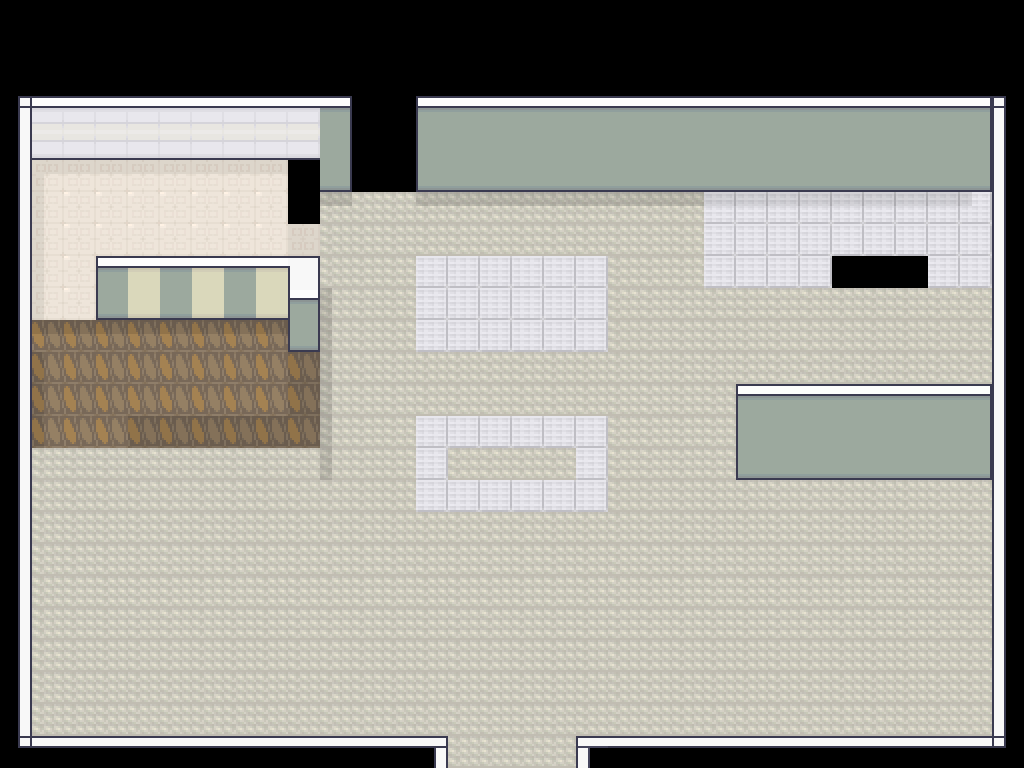

Rendered tile map (Tiled .tmx) drawn with the repository's tilesets; below, a short description and the full map source, tile grids included:
An orthogonal 32x24 tile map with 32x32 px tiles, 1 tile layer (Tile Layer 1), 5 tilesets.

<map version="1.8" tiledversion="1.8.4" orientation="orthogonal" renderorder="right-down" width="32" height="24" tilewidth="32" tileheight="32" infinite="0" nextlayerid="2" nextobjectid="1">
 <tileset firstgid="1" name="1_Generic_32x32" tilewidth="32" tileheight="32" tilecount="1248" columns="16">
  <image source="1_Generic_32x32.png" width="512" height="2496" />
 </tileset>
 <tileset firstgid="1249" name="16_Grocery_store_32x32" tilewidth="32" tileheight="32" tilecount="1248" columns="16">
  <image source="16_Grocery_store_32x32.png" width="512" height="2496" />
 </tileset>
 <tileset firstgid="2497" name="17_Visibile_Upstairs_System_32x32" tilewidth="32" tileheight="32" tilecount="432" columns="16">
  <image source="17_Visibile_Upstairs_System_32x32.png" width="512" height="864" />
 </tileset>
 <tileset firstgid="2929" name="24_Ice_Cream_Shop_32x32" tilewidth="32" tileheight="32" tilecount="272" columns="16">
  <image source="24_Ice_Cream_Shop_32x32.png" width="512" height="544" />
 </tileset>
 <tileset firstgid="3201" name="Tileset_32x32_18" tilewidth="32" tileheight="32" tilecount="192" columns="12">
  <image source="Tileset_32x32_18.png" width="384" height="512" />
 </tileset>
 <layer id="1" name="Tile Layer 1" width="32" height="24">
  <data encoding="csv">
0,0,0,0,0,0,0,0,0,0,0,0,0,0,0,0,0,0,0,0,0,0,0,0,0,0,0,0,0,0,0,0,
0,0,0,0,0,0,0,0,0,0,0,0,0,0,0,0,0,0,0,0,0,0,0,0,0,0,0,0,0,0,0,0,
0,0,0,0,0,0,0,0,0,0,0,0,0,0,0,0,0,0,0,0,0,0,0,0,0,0,0,0,0,0,0,0,
3213,3252,3252,3252,3252,3252,3252,3252,3252,3252,3208,0,0,3232,3214,3214,3214,3214,3214,3214,3214,3214,3214,3214,3214,3214,3214,3214,3214,3214,3208,3215,
3225,3264,3264,3264,3264,3264,3264,3264,3264,3264,3300,0,0,3312,3324,3324,3324,3324,3324,3324,3324,3324,3324,3324,3324,3324,3324,3324,3324,3324,3300,3227,
3225,3345,3346,3346,3346,3346,3346,3346,3346,0,3220,0,0,3244,3226,3226,3226,3226,3226,3226,3226,3226,3226,3226,3226,3226,3226,3226,3226,3226,3243,3227,
3225,3357,3358,3358,3358,3358,3358,3358,3358,0,3250,3262,3262,3250,3250,3250,3250,3250,3250,3250,3250,3250,3298,3298,3298,3298,3298,3298,3298,3298,3299,3227,
3225,3357,3358,3358,3358,3358,3358,3358,3358,3359,3262,3262,3262,3262,3262,3262,3262,3262,3262,3262,3262,3262,3310,3310,3310,3310,3310,3310,3310,3310,3310,3227,
3225,3357,3358,3232,3204,3214,3204,3214,3204,3256,3262,3262,3262,3310,3310,3310,3310,3310,3310,3262,3262,3262,3310,3310,3310,3310,0,0,0,3310,3310,3227,
3225,3357,3358,3244,3266,3226,3266,3226,3216,3293,3261,3262,3262,3310,3310,3310,3310,3310,3310,3262,3262,3262,3262,3262,3262,3262,3262,3262,3262,3262,3262,3227,
3225,3341,3341,3341,3341,3341,3341,3341,3341,3305,3261,3262,3262,3310,3310,3310,3310,3310,3310,3262,3262,3262,3262,3262,3262,3262,3262,3262,3262,3262,3262,3227,
3225,3352,3353,3353,3353,3353,3353,3353,3353,3354,3261,3262,3262,3262,3262,3262,3262,3262,3262,3262,3262,3262,3262,3262,3262,3262,3262,3262,3262,3262,3262,3227,
3225,3352,3353,3353,3353,3353,3353,3353,3353,3354,3261,3262,3262,3262,3262,3262,3262,3262,3262,3262,3262,3262,3262,3232,3214,3214,3214,3214,3214,3214,3208,3227,
3225,3352,3353,3353,3354,3354,3354,3354,3354,3354,3261,3262,3262,3310,3310,3310,3310,3310,3310,3262,3262,3262,3262,3312,3324,3324,3324,3324,3324,3324,3300,3227,
3225,3262,3262,3262,3262,3262,3262,3262,3262,3262,3261,3262,3262,3310,3262,3262,3262,3262,3310,3262,3262,3262,3262,3244,3226,3226,3226,3226,3226,3226,3220,3227,
3225,3262,3262,3262,3262,3262,3262,3262,3262,3262,3262,3262,3262,3310,3310,3310,3310,3310,3310,3262,3262,3262,3262,3262,3262,3262,3262,3262,3262,3262,3262,3227,
3225,3262,3262,3262,3262,3262,3262,3262,3262,3262,3262,3262,3262,3262,3262,3262,3262,3262,3262,3262,3262,3262,3262,3262,3262,3262,3262,3262,3262,3262,3262,3227,
3225,3262,3262,3262,3262,3262,3262,3262,3262,3262,3262,3262,3262,3262,3262,3262,3262,3262,3262,3262,3262,3262,3262,3262,3262,3262,3262,3262,3262,3262,3262,3227,
3225,3262,3262,3262,3262,3262,3262,3262,3262,3262,3262,3262,3262,3262,3262,3262,3262,3262,3262,3262,3262,3262,3262,3262,3262,3262,3262,3262,3262,3262,3262,3227,
3225,3262,3262,3262,3262,3262,3262,3262,3262,3262,3262,3262,3262,3262,3262,3262,3262,3262,3262,3262,3262,3262,3262,3262,3262,3262,3262,3262,3262,3262,3262,3227,
3225,3262,3262,3262,3262,3262,3262,3262,3262,3262,3262,3262,3262,3262,3262,3262,3262,3262,3262,3262,3262,3262,3262,3262,3262,3262,3262,3262,3262,3262,3262,3227,
3225,3262,3262,3262,3262,3262,3262,3262,3262,3262,3262,3262,3262,3262,3262,3262,3262,3262,3262,3262,3262,3262,3262,3262,3262,3262,3262,3262,3262,3262,3262,3227,
3225,3262,3262,3262,3262,3262,3262,3262,3262,3262,3262,3262,3262,3262,3262,3262,3262,3262,3262,3262,3262,3262,3262,3262,3262,3262,3262,3262,3262,3262,3262,3227,
3237,3238,3238,3238,3238,3238,3238,3238,3238,3238,3238,3238,3238,3373,3262,3262,3262,3262,3374,3238,3238,3238,3238,3238,3238,3238,3238,3238,3238,3238,3238,3239
</data>
 </layer>
</map>
